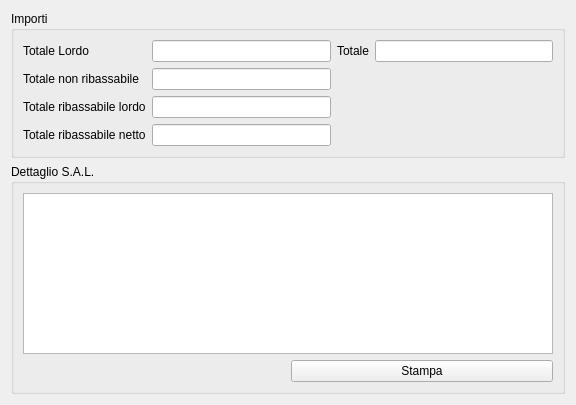
<?xml version="1.0" encoding="UTF-8"?>
<ui version="4.0">
 <class>AccountingGUI</class>
 <widget class="QWidget" name="AccountingGUI">
  <property name="geometry">
   <rect>
    <x>0</x>
    <y>0</y>
    <width>576</width>
    <height>405</height>
   </rect>
  </property>
  <property name="windowTitle">
   <string>Form</string>
  </property>
  <layout class="QGridLayout" name="gridLayout_2">
   <item row="0" column="0">
    <widget class="QSplitter" name="splitter">
     <property name="orientation">
      <enum>Qt::Horizontal</enum>
     </property>
     <widget class="QGroupBox" name="amountsGroupBox">
      <property name="title">
       <string>Importi</string>
      </property>
      <layout class="QGridLayout" name="gridLayout_3">
       <item row="3" column="0">
        <widget class="QLabel" name="amountToDiscountDiscountedLabel">
         <property name="text">
          <string>Totale ribassabile netto</string>
         </property>
        </widget>
       </item>
       <item row="1" column="1">
        <widget class="QLineEdit" name="amountNotToDiscountLineEdit">
         <property name="alignment">
          <set>Qt::AlignRight|Qt::AlignTrailing|Qt::AlignVCenter</set>
         </property>
         <property name="readOnly">
          <bool>true</bool>
         </property>
        </widget>
       </item>
       <item row="2" column="0">
        <widget class="QLabel" name="amountToDiscountLabel">
         <property name="text">
          <string>Totale ribassabile lordo</string>
         </property>
        </widget>
       </item>
       <item row="2" column="1">
        <widget class="QLineEdit" name="amountToDiscountLineEdit">
         <property name="alignment">
          <set>Qt::AlignRight|Qt::AlignTrailing|Qt::AlignVCenter</set>
         </property>
         <property name="readOnly">
          <bool>true</bool>
         </property>
        </widget>
       </item>
       <item row="1" column="0">
        <widget class="QLabel" name="amountNotToDiscountLabel">
         <property name="text">
          <string>Totale non ribassabile</string>
         </property>
        </widget>
       </item>
       <item row="0" column="1">
        <widget class="QLineEdit" name="totalAmountToDiscountLineEdit">
         <property name="minimumSize">
          <size>
           <width>120</width>
           <height>0</height>
          </size>
         </property>
         <property name="alignment">
          <set>Qt::AlignRight|Qt::AlignTrailing|Qt::AlignVCenter</set>
         </property>
         <property name="readOnly">
          <bool>true</bool>
         </property>
        </widget>
       </item>
       <item row="0" column="0">
        <widget class="QLabel" name="totalAmountToDiscountLabel">
         <property name="text">
          <string>Totale Lordo</string>
         </property>
        </widget>
       </item>
       <item row="3" column="1">
        <widget class="QLineEdit" name="amountDiscountedLineEdit">
         <property name="alignment">
          <set>Qt::AlignRight|Qt::AlignTrailing|Qt::AlignVCenter</set>
         </property>
         <property name="readOnly">
          <bool>true</bool>
         </property>
        </widget>
       </item>
       <item row="0" column="2">
        <widget class="QLabel" name="totalAmountLabel">
         <property name="text">
          <string>Totale</string>
         </property>
        </widget>
       </item>
       <item row="0" column="3">
        <widget class="QLineEdit" name="totalAmountLineEdit">
         <property name="alignment">
          <set>Qt::AlignRight|Qt::AlignTrailing|Qt::AlignVCenter</set>
         </property>
         <property name="readOnly">
          <bool>true</bool>
         </property>
        </widget>
       </item>
      </layout>
     </widget>
    </widget>
   </item>
   <item row="1" column="0">
    <widget class="QGroupBox" name="groupBox">
     <property name="title">
      <string>Dettaglio S.A.L.</string>
     </property>
     <layout class="QGridLayout" name="gridLayout">
      <item row="1" column="1">
       <widget class="QPushButton" name="printWorkProgressPushButton">
        <property name="text">
         <string>Stampa</string>
        </property>
       </widget>
      </item>
      <item row="0" column="0" colspan="2">
       <widget class="QTreeView" name="workProgressView">
        <property name="alternatingRowColors">
         <bool>true</bool>
        </property>
       </widget>
      </item>
     </layout>
    </widget>
   </item>
  </layout>
 </widget>
 <resources/>
 <connections/>
</ui>
